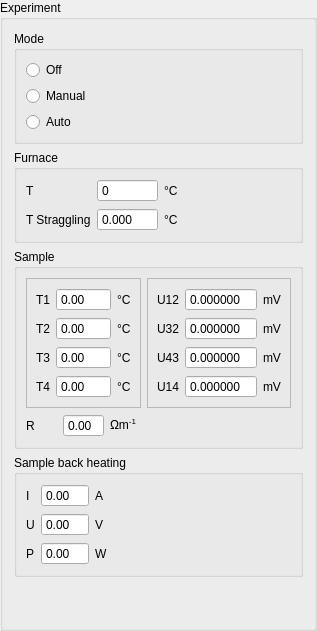
     <widget class="QGroupBox" name="groupBox_6">
      <property name="title">
       <string>Experiment</string>
      </property>
      <layout class="QGridLayout" name="gridLayout_7">
       <item row="0" column="0">
        <widget class="QGroupBox" name="groupBox">
         <property name="title">
          <string>Mode</string>
         </property>
         <layout class="QGridLayout" name="gridLayout">
          <item row="0" column="0">
           <widget class="QRadioButton" name="experimentOffRadioButton">
            <property name="statusTip">
             <string>Turn off experiment, do only basic monitoring.</string>
            </property>
            <property name="text">
             <string>Off</string>
            </property>
           </widget>
          </item>
          <item row="1" column="0">
           <widget class="QRadioButton" name="experimentManualRadioButton">
            <property name="statusTip">
             <string>Begins experiment in manual mode.</string>
            </property>
            <property name="text">
             <string>Manual</string>
            </property>
           </widget>
          </item>
          <item row="2" column="0">
           <widget class="QRadioButton" name="experimentAutoRadioButton">
            <property name="statusTip">
             <string>Begins experiment in fully automated mode.</string>
            </property>
            <property name="text">
             <string>Auto</string>
            </property>
           </widget>
          </item>
         </layout>
        </widget>
       </item>
       <item row="3" column="0">
        <widget class="QGroupBox" name="groupBox_4">
         <property name="title">
          <string>Sample</string>
         </property>
         <layout class="QGridLayout" name="gridLayout_4">
          <item row="0" column="4" rowspan="4">
           <widget class="QFrame" name="frame">
            <property name="frameShape">
             <enum>QFrame::StyledPanel</enum>
            </property>
            <property name="frameShadow">
             <enum>QFrame::Raised</enum>
            </property>
            <layout class="QGridLayout" name="gridLayout_12">
             <item row="0" column="0">
              <widget class="QLabel" name="label_40">
               <property name="text">
                <string>U12</string>
               </property>
              </widget>
             </item>
             <item row="1" column="0">
              <widget class="QLabel" name="label_41">
               <property name="text">
                <string>U32</string>
               </property>
              </widget>
             </item>
             <item row="2" column="0">
              <widget class="QLabel" name="label_42">
               <property name="text">
                <string>U43</string>
               </property>
              </widget>
             </item>
             <item row="3" column="0">
              <widget class="QLabel" name="label_43">
               <property name="text">
                <string>U14</string>
               </property>
              </widget>
             </item>
             <item row="0" column="1">
              <widget class="QDoubleSpinBox" name="sampleU12DoubleSpinBox">
               <property name="readOnly">
                <bool>true</bool>
               </property>
               <property name="buttonSymbols">
                <enum>QAbstractSpinBox::NoButtons</enum>
               </property>
               <property name="specialValueText">
                <string>N/A</string>
               </property>
               <property name="decimals">
                <number>6</number>
               </property>
               <property name="minimum">
                <double>-99.999999000000003</double>
               </property>
               <property name="maximum">
                <double>99.999999000000003</double>
               </property>
              </widget>
             </item>
             <item row="1" column="1">
              <widget class="QDoubleSpinBox" name="sampleU23DoubleSpinBox">
               <property name="readOnly">
                <bool>true</bool>
               </property>
               <property name="buttonSymbols">
                <enum>QAbstractSpinBox::NoButtons</enum>
               </property>
               <property name="specialValueText">
                <string>N/A</string>
               </property>
               <property name="decimals">
                <number>6</number>
               </property>
               <property name="minimum">
                <double>-99.999999000000003</double>
               </property>
               <property name="maximum">
                <double>99.999999000000003</double>
               </property>
              </widget>
             </item>
             <item row="2" column="1">
              <widget class="QDoubleSpinBox" name="sampleU34DoubleSpinBox">
               <property name="readOnly">
                <bool>true</bool>
               </property>
               <property name="buttonSymbols">
                <enum>QAbstractSpinBox::NoButtons</enum>
               </property>
               <property name="specialValueText">
                <string>N/A</string>
               </property>
               <property name="decimals">
                <number>6</number>
               </property>
               <property name="minimum">
                <double>-99.999999000000003</double>
               </property>
               <property name="maximum">
                <double>99.999999000000003</double>
               </property>
              </widget>
             </item>
             <item row="3" column="1">
              <widget class="QDoubleSpinBox" name="sampleU41DoubleSpinBox">
               <property name="readOnly">
                <bool>true</bool>
               </property>
               <property name="buttonSymbols">
                <enum>QAbstractSpinBox::NoButtons</enum>
               </property>
               <property name="specialValueText">
                <string>N/A</string>
               </property>
               <property name="decimals">
                <number>6</number>
               </property>
               <property name="minimum">
                <double>-99.999999000000003</double>
               </property>
               <property name="maximum">
                <double>99.999999000000003</double>
               </property>
              </widget>
             </item>
             <item row="0" column="2">
              <widget class="QLabel" name="label_44">
               <property name="text">
                <string>mV</string>
               </property>
              </widget>
             </item>
             <item row="1" column="2">
              <widget class="QLabel" name="label_45">
               <property name="text">
                <string>mV</string>
               </property>
              </widget>
             </item>
             <item row="2" column="2">
              <widget class="QLabel" name="label_46">
               <property name="text">
                <string>mV</string>
               </property>
              </widget>
             </item>
             <item row="3" column="2">
              <widget class="QLabel" name="label_47">
               <property name="text">
                <string>mV</string>
               </property>
              </widget>
             </item>
            </layout>
           </widget>
          </item>
          <item row="0" column="0" rowspan="4">
           <widget class="QFrame" name="frame_2">
            <property name="frameShape">
             <enum>QFrame::StyledPanel</enum>
            </property>
            <property name="frameShadow">
             <enum>QFrame::Raised</enum>
            </property>
            <layout class="QGridLayout" name="gridLayout_13">
             <item row="0" column="0">
              <widget class="QLabel" name="label_7">
               <property name="text">
                <string>T1</string>
               </property>
              </widget>
             </item>
             <item row="1" column="0">
              <widget class="QLabel" name="label_8">
               <property name="text">
                <string>T2</string>
               </property>
              </widget>
             </item>
             <item row="2" column="0">
              <widget class="QLabel" name="label_9">
               <property name="text">
                <string>T3</string>
               </property>
              </widget>
             </item>
             <item row="3" column="0">
              <widget class="QLabel" name="label_10">
               <property name="text">
                <string>T4</string>
               </property>
              </widget>
             </item>
             <item row="0" column="1">
              <widget class="QDoubleSpinBox" name="sampleT1DoubleSpinBox">
               <property name="readOnly">
                <bool>true</bool>
               </property>
               <property name="buttonSymbols">
                <enum>QAbstractSpinBox::NoButtons</enum>
               </property>
               <property name="specialValueText">
                <string>N/A</string>
               </property>
               <property name="minimum">
                <double>-273.160000000000025</double>
               </property>
               <property name="maximum">
                <double>9999.989999999999782</double>
               </property>
              </widget>
             </item>
             <item row="1" column="1">
              <widget class="QDoubleSpinBox" name="sampleT2DoubleSpinBox">
               <property name="readOnly">
                <bool>true</bool>
               </property>
               <property name="buttonSymbols">
                <enum>QAbstractSpinBox::NoButtons</enum>
               </property>
               <property name="specialValueText">
                <string>N/A</string>
               </property>
               <property name="minimum">
                <double>-273.160000000000025</double>
               </property>
               <property name="maximum">
                <double>9999.989999999999782</double>
               </property>
              </widget>
             </item>
             <item row="2" column="1">
              <widget class="QDoubleSpinBox" name="sampleT3DoubleSpinBox">
               <property name="readOnly">
                <bool>true</bool>
               </property>
               <property name="buttonSymbols">
                <enum>QAbstractSpinBox::NoButtons</enum>
               </property>
               <property name="specialValueText">
                <string>N/A</string>
               </property>
               <property name="minimum">
                <double>-273.160000000000025</double>
               </property>
               <property name="maximum">
                <double>9999.989999999999782</double>
               </property>
              </widget>
             </item>
             <item row="3" column="1">
              <widget class="QDoubleSpinBox" name="sampleT4DoubleSpinBox">
               <property name="readOnly">
                <bool>true</bool>
               </property>
               <property name="buttonSymbols">
                <enum>QAbstractSpinBox::NoButtons</enum>
               </property>
               <property name="specialValueText">
                <string>N/A</string>
               </property>
               <property name="minimum">
                <double>-273.160000000000025</double>
               </property>
               <property name="maximum">
                <double>9999.989999999999782</double>
               </property>
              </widget>
             </item>
             <item row="0" column="2">
              <widget class="QLabel" name="label_23">
               <property name="text">
                <string>°C</string>
               </property>
              </widget>
             </item>
             <item row="1" column="2">
              <widget class="QLabel" name="label_24">
               <property name="text">
                <string>°C</string>
               </property>
              </widget>
             </item>
             <item row="2" column="2">
              <widget class="QLabel" name="label_25">
               <property name="text">
                <string>°C</string>
               </property>
              </widget>
             </item>
             <item row="3" column="2">
              <widget class="QLabel" name="label_26">
               <property name="text">
                <string>°C</string>
               </property>
              </widget>
             </item>
            </layout>
           </widget>
          </item>
          <item row="5" column="0">
           <layout class="QHBoxLayout" name="horizontalLayout">
            <item>
             <widget class="QLabel" name="label_77">
              <property name="text">
               <string>R</string>
              </property>
             </widget>
            </item>
            <item>
             <widget class="QDoubleSpinBox" name="sampleRDoubleSpinBox">
              <property name="readOnly">
               <bool>true</bool>
              </property>
              <property name="buttonSymbols">
               <enum>QAbstractSpinBox::NoButtons</enum>
              </property>
              <property name="specialValueText">
               <string>N/A</string>
              </property>
              <property name="minimum">
               <double>-0.010000000000000</double>
              </property>
             </widget>
            </item>
            <item>
             <widget class="QLabel" name="label_78">
              <property name="text">
               <string>&lt;!DOCTYPE HTML PUBLIC &quot;-//W3C//DTD HTML 4.0//EN&quot; &quot;http://www.w3.org/TR/REC-html40/strict.dtd&quot;&gt;
&lt;html&gt;&lt;head&gt;&lt;meta name=&quot;qrichtext&quot; content=&quot;1&quot; /&gt;&lt;style type=&quot;text/css&quot;&gt;
p, li { white-space: pre-wrap; }
&lt;/style&gt;&lt;/head&gt;&lt;body style=&quot; font-family:'Sans Serif'; font-size:9pt; font-weight:400; font-style:normal;&quot;&gt;
&lt;p style=&quot; margin-top:0px; margin-bottom:0px; margin-left:0px; margin-right:0px; -qt-block-indent:0; text-indent:0px;&quot;&gt;Ωm&lt;span style=&quot; vertical-align:super;&quot;&gt;-1&lt;/span&gt;&lt;/p&gt;&lt;/body&gt;&lt;/html&gt;</string>
              </property>
             </widget>
            </item>
           </layout>
          </item>
         </layout>
        </widget>
       </item>
       <item row="5" column="0">
        <spacer name="verticalSpacer_3">
         <property name="orientation">
          <enum>Qt::Vertical</enum>
         </property>
         <property name="sizeHint" stdset="0">
          <size>
           <width>20</width>
           <height>40</height>
          </size>
         </property>
        </spacer>
       </item>
       <item row="2" column="0">
        <widget class="QGroupBox" name="groupBox_8">
         <property name="title">
          <string>Furnace</string>
         </property>
         <layout class="QGridLayout" name="gridLayout_11">
          <item row="0" column="0">
           <widget class="QLabel" name="label_2">
            <property name="text">
             <string>T </string>
            </property>
           </widget>
          </item>
          <item row="0" column="1">
           <widget class="QSpinBox" name="furnaceTSpinBox">
            <property name="statusTip">
             <string>Temperature inside the furnace.</string>
            </property>
            <property name="readOnly">
             <bool>true</bool>
            </property>
            <property name="buttonSymbols">
             <enum>QAbstractSpinBox::NoButtons</enum>
            </property>
            <property name="specialValueText">
             <string>N/A</string>
            </property>
            <property name="minimum">
             <number>-274</number>
            </property>
            <property name="maximum">
             <number>9999</number>
            </property>
           </widget>
          </item>
          <item row="0" column="2">
           <widget class="QLabel" name="label_4">
            <property name="text">
             <string>°C</string>
            </property>
           </widget>
          </item>
          <item row="0" column="3" rowspan="2">
           <spacer name="horizontalSpacer_2">
            <property name="orientation">
             <enum>Qt::Horizontal</enum>
            </property>
            <property name="sizeHint" stdset="0">
             <size>
              <width>40</width>
              <height>20</height>
             </size>
            </property>
           </spacer>
          </item>
          <item row="1" column="0">
           <widget class="QLabel" name="label_21">
            <property name="text">
             <string>T Straggling</string>
            </property>
           </widget>
          </item>
          <item row="1" column="1">
           <widget class="QDoubleSpinBox" name="furnaceTStragglingDoubleSpinBox">
            <property name="statusTip">
             <string>Temperature straggling, Ts=sqrt( sum( (T - Tmean)^2 ))</string>
            </property>
            <property name="readOnly">
             <bool>true</bool>
            </property>
            <property name="buttonSymbols">
             <enum>QAbstractSpinBox::NoButtons</enum>
            </property>
            <property name="specialValueText">
             <string>N/A</string>
            </property>
            <property name="decimals">
             <number>3</number>
            </property>
            <property name="minimum">
             <double>-0.010000000000000</double>
            </property>
            <property name="maximum">
             <double>9999.989999999999782</double>
            </property>
           </widget>
          </item>
          <item row="1" column="2">
           <widget class="QLabel" name="label_22">
            <property name="text">
             <string>°C</string>
            </property>
           </widget>
          </item>
         </layout>
        </widget>
       </item>
       <item row="4" column="0">
        <widget class="QGroupBox" name="groupBox_12">
         <property name="title">
          <string>Sample back heating</string>
         </property>
         <layout class="QGridLayout" name="gridLayout_16">
          <item row="0" column="0">
           <widget class="QLabel" name="label_61">
            <property name="text">
             <string>I</string>
            </property>
           </widget>
          </item>
          <item row="0" column="1">
           <widget class="QDoubleSpinBox" name="sampleHeatingIDoubleSpinBox">
            <property name="readOnly">
             <bool>true</bool>
            </property>
            <property name="buttonSymbols">
             <enum>QAbstractSpinBox::NoButtons</enum>
            </property>
            <property name="specialValueText">
             <string>N/A</string>
            </property>
            <property name="minimum">
             <double>-0.010000000000000</double>
            </property>
           </widget>
          </item>
          <item row="0" column="2">
           <widget class="QLabel" name="label_64">
            <property name="text">
             <string>A</string>
            </property>
           </widget>
          </item>
          <item row="1" column="0">
           <widget class="QLabel" name="label_62">
            <property name="text">
             <string>U</string>
            </property>
           </widget>
          </item>
          <item row="2" column="0">
           <widget class="QLabel" name="label_63">
            <property name="text">
             <string>P</string>
            </property>
           </widget>
          </item>
          <item row="1" column="1">
           <widget class="QDoubleSpinBox" name="sampleHeatingUDoubleSpinBox">
            <property name="readOnly">
             <bool>true</bool>
            </property>
            <property name="buttonSymbols">
             <enum>QAbstractSpinBox::NoButtons</enum>
            </property>
            <property name="specialValueText">
             <string>N/A</string>
            </property>
            <property name="minimum">
             <double>-0.010000000000000</double>
            </property>
           </widget>
          </item>
          <item row="2" column="1">
           <widget class="QDoubleSpinBox" name="sampleHeatingPDoubleSpinBox">
            <property name="readOnly">
             <bool>true</bool>
            </property>
            <property name="buttonSymbols">
             <enum>QAbstractSpinBox::NoButtons</enum>
            </property>
            <property name="specialValueText">
             <string>N/A</string>
            </property>
            <property name="minimum">
             <double>-0.010000000000000</double>
            </property>
            <property name="maximum">
             <double>999.990000000000009</double>
            </property>
           </widget>
          </item>
          <item row="1" column="2">
           <widget class="QLabel" name="label_65">
            <property name="text">
             <string>V</string>
            </property>
           </widget>
          </item>
          <item row="2" column="2">
           <widget class="QLabel" name="label_66">
            <property name="text">
             <string>W</string>
            </property>
           </widget>
          </item>
          <item row="0" column="3" rowspan="3">
           <spacer name="horizontalSpacer">
            <property name="orientation">
             <enum>Qt::Horizontal</enum>
            </property>
            <property name="sizeHint" stdset="0">
             <size>
              <width>40</width>
              <height>20</height>
             </size>
            </property>
           </spacer>
          </item>
         </layout>
        </widget>
       </item>
      </layout>
     </widget>
